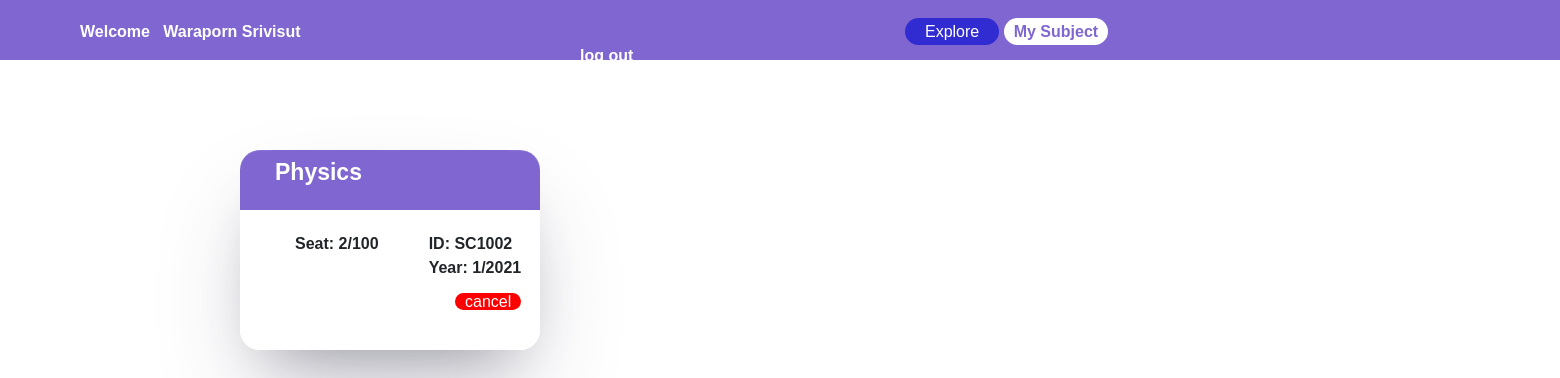
Page /regis/course/4/ (signed in) on the committed database.
### regis/models.py (models this page shows)
class Course(models.Model):
    c_name = models.CharField(max_length=200)
    c_code = models.CharField(max_length=10)
    number_of_Applicants = models.IntegerField(default=0)
    seat = models.IntegerField()
    status = models.IntegerField(null=True)
    semeter = models.ForeignKey(Term,on_delete=models.CASCADE,related_name="c_term")
    student =  models.ManyToManyField(User, blank=True,related_name="student")
    for_year = models.IntegerField(null=True)
    year = models.IntegerField(null=True)
    def __str__(self):
        return f"{self.c_name}"

class Term(models.Model):   # 1 physics
    semeter =  models.IntegerField()
    year = models.IntegerField()
    def __str__(self):
        return f"{self.semeter}/{self.year}"

### regis/views.py (the view)
# urls.py: path('course/<int:course_id>/',views.course , name="course"),
def course(request,course_id):
    status = 0
    course = Course.objects.all().filter(id=course_id)
    check = Course.objects.get(pk=course_id)
    if request.user in check.student.all():
        status = 1
    return render(request, "regis/course.html",{"course":course,"status":status})

### regis/templates/regis/course.html
  {% extends "regis/layout.html" %}
  {% block page%}
  <a href="{% url 'regis:home' %}" id="home">Explore</a>
  <a href="{% url 'regis:mysub'%}" id="mysub">My Subject</a>
  {% endblock %}
  {% block content %}
    <section class="nav">
    </section >
    <section class="body">
       {% for course in course  %}
            <ul>
                <div class="container">
                    <div class="header">{{course}}</div>
                    <div class="content">
                        <li>Seat: {{course.number_of_Applicants}}/{{course.seat}}   </li>
                        <w>
                            <li>ID: {{course.c_code}}   </li>
                            <li>Year: {{course.semeter}}</li>
                        </w>
                    </div>
                    {% if course.number_of_Applicants == course.seat %}
                        <p class="enroll"><a id="full">Class is full</a></p>
                    {% else %}
                        {%if course.status != 1 %}
                          <p class="enroll"><a id="full">close</a></p>
                        {%else%}
                            {%if status == 0%}
                          <p class="enroll"><a href="{% url 'regis:regis' course.id  %}" id="enroll">enroll</a></p>
                            {%else%}
                          <p class="enroll"><a href="{% url 'regis:cancel' course.id 2 %}" id="cancel">cancel</a></p>
                            {% endif %}
                          {% endif %}
                    {% endif %}
                </div>
            </ul>
        {% endfor %}
    </section>
  {% endblock %}

### regis/templates/regis/layout.html (shortened to what this page needs)
<!DOCTYPE html>
<html lang="en">
<head>
   <link href="//maxcdn.bootstrapcdn.com/bootstrap/4.1.1/css/bootstrap.min.css" rel="stylesheet" id="bootstrap-css">
    {% load static %}
    <link rel="stylesheet" type="text/css" href="{% static 'css/style.css' %}">
</head>
<body>
  <header>
    <a2 id="user">Welcome  &nbsp {{user.first_name}} {{user.last_name}}</a2>
    {% block page%}
    {% endblock %}
    <a href="{% url 'users:logout' %}" id='logout'>log out</a>
  </header>
        {% block content %}
        {% endblock %}
</body>
</html>

### regis/static/css/style.css (style rules this page uses)
body { font-family: 'Niramit', sans-serif; margin: 0; }
body header { width: 100%; height: 60px; padding-top: 20px; background: #7F66D1; position: fixed; }
#user { font-weight: bold; text-decoration: none; color: white; padding-left: 80px; padding-right: 600px; }
body section.body { padding-top: 50px; padding-bottom: 240px; padding-left: 200px; display: flex; flex-wrap: wrap; width: 1700px; }
.nav { padding-top: 100px; }
#home { padding-right: 20px; text-decoration: none; color:white; border-radius: 20px; padding: 5px 20px; background: #312BD2; }
#mysub { padding-right: 20px; text-decoration: none; color:#7F66D1; border-radius: 20px; padding: 5px 10px; background: white; font-weight: bold; }
#logout { font-weight: bold; text-decoration: none; color: white; padding-left: 580px; }
body section ul { margin-right: 40px; }
.enroll { padding-left: 200px; }
#cancel { text-decoration: none; color:white; border-radius: 20px; padding: 0px 10px; background: red; }
body section ul div.container { width: 300px; height: 200px; background: linear-gradient(0deg, white 0%, white 70%, #7F66D1 50%, #7F66D1 100%); list-style: none; border-radius: 20px; box-shadow: rgba(255, 255, 255, 0.1) 0px 1px 1px 0px inset, rgba(50, 50, 93, 0.25) 0px 50px 100px -20px, rgba(0, 0, 0, 0.3) 0px 30px 60px -30px; transition: all 0.8s; }
body section ul div.container div.header { background: #7F66D1; padding-top: 5px; padding-left: 20px; padding-bottom: 12px; font-size: 23px; font-weight: bold; color: white; border-radius: 20px; }
body section ul div.container div.content { display: flex; padding-top: 30px; padding-left: 40px; font-weight: bold; padding-bottom: 10px; }
body section ul div.container w li { list-style: none; padding-left: 50px; }

### rows in the picture
Course: c_name "Physics", number_of_Applicants "2", seat "100", c_code "SC1002", semeter "1/2021", status "cancel"

### other values in the picture
{{ user.first_name }} "Waraporn"
{{ user.last_name }} "Srivisut"
